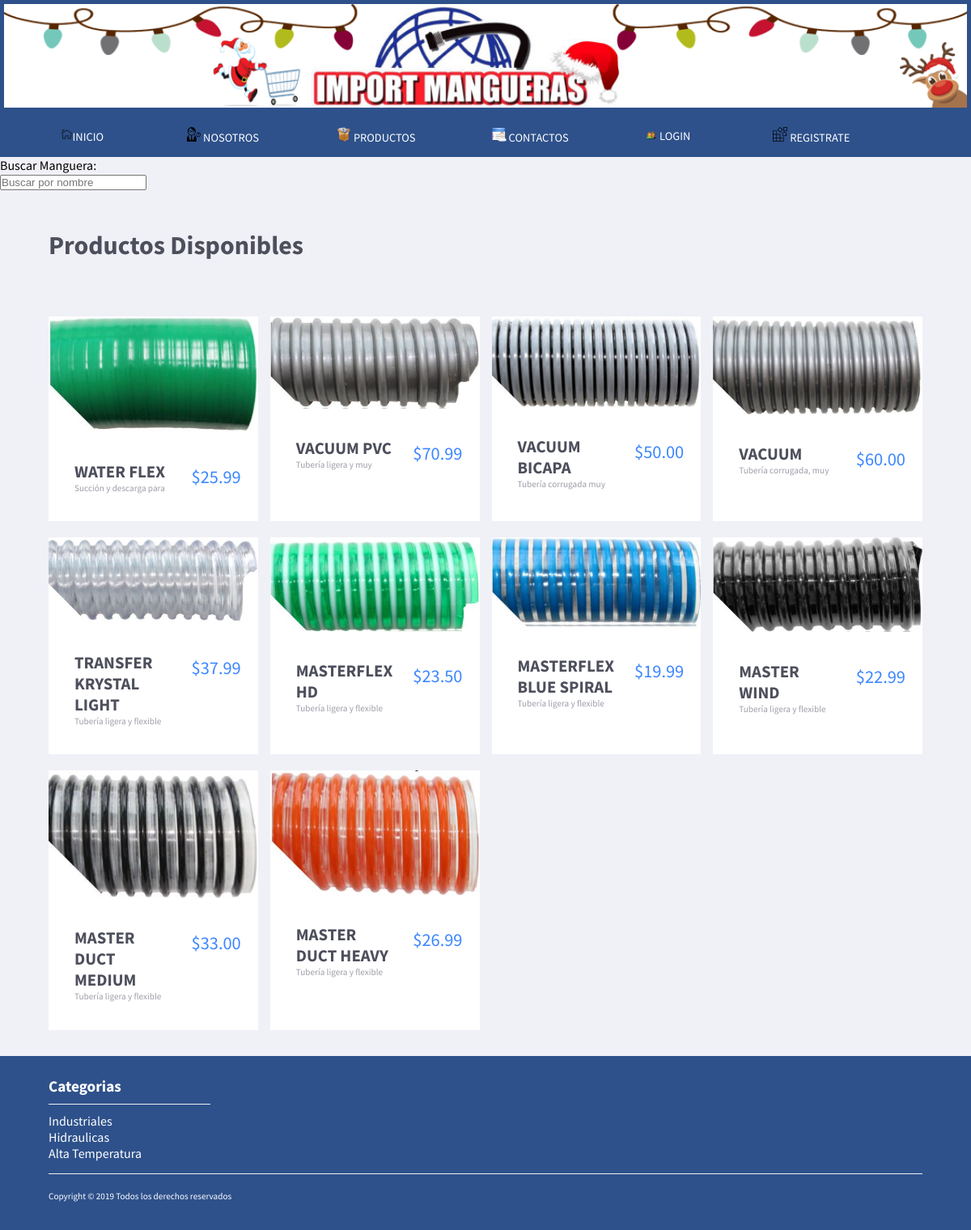
Page /public/view/categoria.php?categoria=10 on the committed database.
### tables this page shows
CREATE TABLE `Producto` (
  `pro_codigo` int(11) NOT NULL,
  `cate_codigo` int(11) NOT NULL,
  `pro_nombre` varchar(100) NOT NULL,
  `pro_img` text NOT NULL,
  `pro_marca` varchar(50) NOT NULL,
  `pro_descripcion` mediumtext NOT NULL,
  `pro_dia_in` varchar(6) NOT NULL,
  `pro_peso_gm` varchar(6) NOT NULL,
  `pro_presi_bar` varchar(6) NOT NULL,
  `pro_long_m` varchar(6) NOT NULL,
  `pro_precio` decimal(6,2) NOT NULL,
  `pro_stock` int(11) NOT NULL,
  `pro_eliminado` varchar(1) NOT NULL DEFAULT 'N'
);

### public/view/categoria.php (the view, shortened to what this page needs)
<!DOCTYPE html>
<html lang="es">
<head>
    <link rel="stylesheet" href="https://use.fontawesome.com/releases/v5.8.1/css/all.css"
>
    <link rel="stylesheet" href="../css/globalStyle.css">
    <link rel="stylesheet" href="../css/generalStyle.css">
</head>
<body>
    <header>
        <?php
        include_once("../../global/php/headerPublic.php");
        ?>
    </header>
    <section>
    <label for="nombres" class="nombresC1">Buscar Manguera:</label>
        <form action="" method="GET" class="form_search">
        <input type="search" id="busqueda" placeholder="Buscar por nombre" onkeyup="buscarPornombre(this)">
        </form>
    </section>
    <div class="content">
        <section>
            <a href="#">
                <h2>Productos Disponibles</h2>
            </a>
            <div class="contentCards" id="data">
                <?php
                include '../../config/configDB.php';
                $categoria=$_GET['categoria'];
                $sql="SELECT pro.pro_nombre,pro.pro_codigo,pro.pro_descripcion, pro.pro_precio,
                pro.pro_img FROM Producto pro WHERE pro.cate_codigo=$categoria AND pro.pro_eliminado='N'
                 GROUP BY pro.pro_codigo ORDER BY 1 DESC limit 10;";
                $result = $conn->query($sql);
                if ($result->num_rows > 0) {
                    while ($row = $result->fetch_assoc()) {
                        ?>
                <article>
                    <div class="contentImg">
                        <div class="cardImg">
                            <a href="product.php?producto=<?php echo $row['pro_codigo']; ?>"><img
                                    src="../../adminPanel/img/uploads/<?php echo $row['pro_img']; ?>"
                                    alt="<?php echo $row['pro_nombre']; ?>"></a>
                        </div>
                    </div>
                    <div class="contentDescription">
                        <div class="descripProduct">
                            <a href="product.php?producto=<?php echo $row['pro_codigo']; ?>">
                                <h2><?php echo $row['pro_nombre']; ?></h2>
                            </a>
                            <p><?php echo $row['pro_descripcion']; ?></p>
                        </div>
                        <span>$<?php echo $row['pro_precio']; ?></span>
                    </div>
                </article>
                <?php
                }
            }
            ?>
            </div>
        </section>
    </div>
    <footer>
        <?php
        include("../../global/php/footerPublic.php");
        ?>
    </footer>
</body>
</html>

### public/css/globalStyle.css (style rules this page uses)
* { margin: 0; padding: 0; box-sizing: border-box; --color1: #3B3B53; --color2: #A3A0FB; --colorBlanco:#FFFFFF; --colorRojo: #FF6565; --colorAzul:#3B86FF; --bgColor:#F0F0F7; --colorDark:#4D4F5C; --colorBtns:#43425D; }
.content { width: 90%; margin: auto; }
body { background-color: var(--bgColor); font-family: 'Source Sans Pro', sans-serif; }
body header { width: 100%; background-color: var(--color1); }
body header a,span,i { display: block; text-decoration: none; color: var(--colorBlanco); font-size: .9em; padding: 5px; }
body header { background-color:#2e518b;; }
.content section { margin-top: 2em; }
.content section>a { text-decoration: none; }
.content section>a>h2 { margin: 1.5em 0; color: var(--colorDark); font-size: 2em; }
.content .contentCards { display: grid; grid-template-columns: repeat(4, 1fr); grid-column-gap: 15px; }
.content section article { background-color: var(--colorBlanco); }
.content .contentCards article { margin-top: 20px; }
article .contentImg { width: 100%; position: relative; }
article .contentImg img { width: 100%; }
article .contentDescription { display: flex; justify-content: space-between; margin: 2em 1em; }
article .contentDescription .descripProduct { margin: 0 1em; }
article .contentDescription .descripProduct a { text-decoration: none; color: var(--colorDark); }
article .contentDescription .descripProduct a h2 { font-size: 1.3em; }
article .contentDescription .descripProduct p { overflow: hidden; height: 1.5em; font-size: .7em; color: var(--color1); opacity: .5; }
article .contentDescription span { color: var(--colorAzul); font-size: 1.4em; }
footer { margin-top: 2em; width: 100%; background-color: #2e518b;; }

### public/css/generalStyle.css (style rules this page uses)
* { --color1: #3B3B53;; --color2: #A3A0FB; --colorBlanco:#FFFFFF; --colorRojo: #FF6565; --colorAzul:#3B86FF; --bgColor:#F0F0F7; --colorFontGeneral:#4D4F5C; }

### rows in the picture
producto: pro_img (picture), pro_nombre "WATER FLEX", pro_descripcion "Succión y descarga para…", pro_precio "25.99"
producto: pro_img (picture), pro_nombre "VACUUM PVC", pro_descripcion "Tubería ligera y muy…", pro_precio "70.99"
producto: pro_img (picture), pro_nombre "VACUUM BICAPA", pro_descripcion "Tubería corrugada muy…", pro_precio "50.00"
producto: pro_img (picture), pro_nombre "VACUUM", pro_descripcion "Tubería corrugada, muy…", pro_precio "60.00"
producto: pro_img (picture), pro_nombre "TRANSFER KRYSTAL LIGHT", pro_descripcion "Tubería ligera y flexible…", pro_precio "37.99"
producto: pro_img (picture), pro_nombre "MASTERFLEX HD", pro_descripcion "Tubería ligera y flexible…", pro_precio "23.50"
producto: pro_img (picture), pro_nombre "MASTERFLEX BLUE SPIRAL", pro_descripcion "Tubería ligera y flexible…", pro_precio "19.99"
producto: pro_img (picture), pro_nombre "MASTER WIND", pro_descripcion "Tubería ligera y flexible…", pro_precio "22.99"
producto: pro_img (picture), pro_nombre "MASTER DUCT MEDIUM", pro_descripcion "Tubería ligera y flexible…", pro_precio "33.00"
producto: pro_img (picture), pro_nombre "MASTER DUCT HEAVY", pro_descripcion "Tubería ligera y flexible…", pro_precio "26.99"
